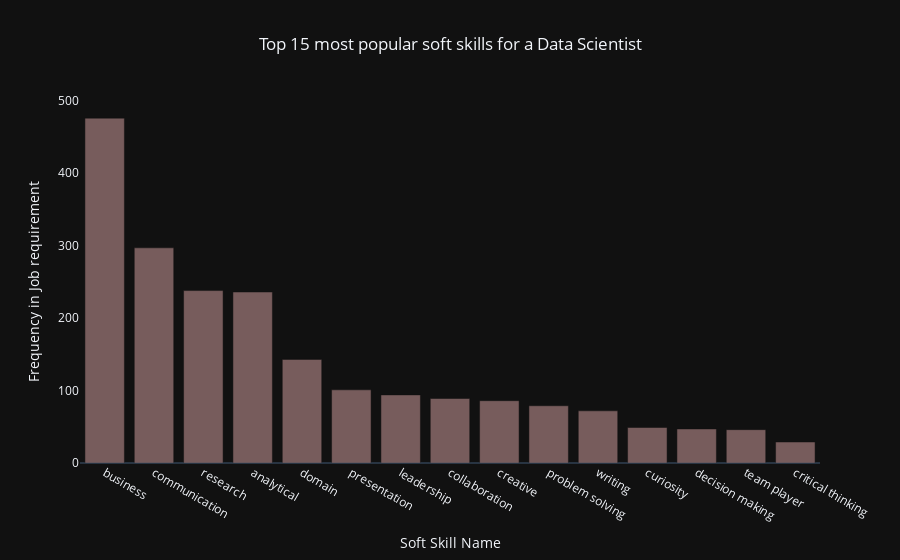

Notebook code cell kept with this figure:
### Markdown cell above
## 9.3 Plotting Bar Chart using plotly for top 15 soft skills

### Code cell
sorted_dss = dict(sorted(dss.items(), key = lambda x: x[1], reverse = True))

first_n_dss = dict(zip(list(sorted_dss.keys())[:15], list(sorted_dss.values())[:15]))

names = list(first_n_dss.keys())
values = list(first_n_dss.values())


data = go.Bar(x= list(first_n_dss.keys()),y=list(first_n_dss.values()),orientation='v',marker={'color':'rosybrown'},
            opacity=0.6)



layout = go.Layout(title='Top 15 most popular soft skills for a Data Scientist',title_x=0.5,
               yaxis={'title':'Frequency in Job requirement'},
               xaxis={'title':'Soft Skill Name'})


fig = go.Figure(data=data,layout=layout)
fig.update_yaxes(showgrid=False)
fig.update_layout(template = 'plotly_dark')

iplot(fig)

### Figure 1 — Plotly figure (JSON) as saved in the notebook; plotly's stock layout.template omitted (floating-point values rounded to 4 significant figures)
{"data": [{"marker": {"color": "rosybrown"}, "opacity": 0.6, "orientation": "v", "type": "bar", "x": ["business", "communication", "research", "analytical", "domain", "presentation", "leadership", "collaboration", "creative", "problem solving", "writing", "curiosity", "decision making", "team player", "critical thinking"], "y": [476, 297, 238, 236, 143, 101, 94, 89, 86, 79, 72, 49, 47, 46, 29]}], "layout": {"title": {"text": "Top 15 most popular soft skills for a Data Scientist", "x": 0.5}, "xaxis": {"title": {"text": "Soft Skill Name"}}, "yaxis": {"showgrid": false, "title": {"text": "Frequency in Job requirement"}}}}
